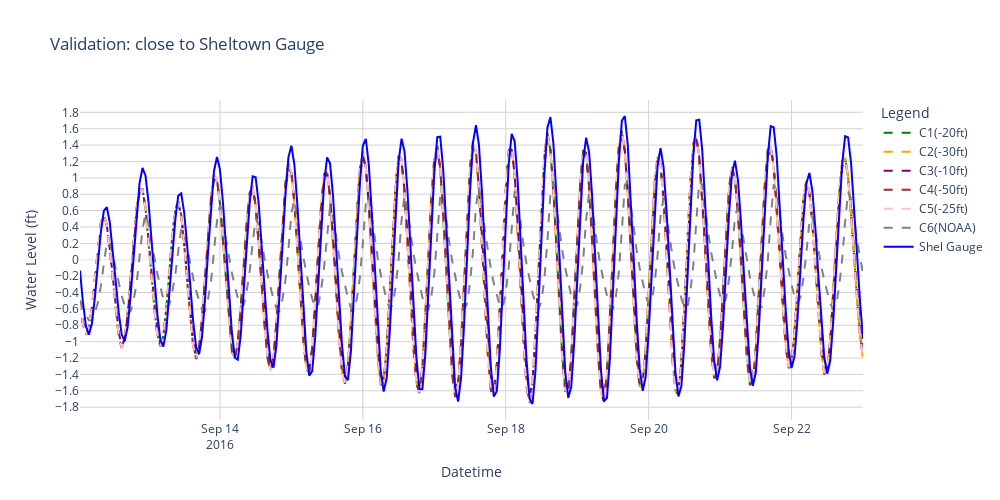

Write notebook code for a chart like this one.
### Code cell
import plotly.graph_objs as go

fig = go.Figure()

fig.add_trace(go.Scatter(
    x=df_merged['Datetime'], y=df_merged['C1'],
    mode='lines', name='C1(-20ft)', line=dict(dash='dash', color='green')
))
fig.add_trace(go.Scatter(
    x=df_merged['Datetime'], y=df_merged['C2'],
    mode='lines', name='C2(-30ft)', line=dict(dash='dash', color='orange')
))
fig.add_trace(go.Scatter(
    x=df_merged['Datetime'], y=df_merged['C3'],
    mode='lines', name='C3(-10ft)', line=dict(dash='dash', color='purple')
))
fig.add_trace(go.Scatter(
    x=df_merged['Datetime'], y=df_merged['C4'],
    mode='lines', name='C4(-50ft)', line=dict(dash='dash', color='brown')
))
fig.add_trace(go.Scatter(
    x=df_merged['Datetime'], y=df_merged['C5'],
    mode='lines', name='C5(-25ft)', line=dict(dash='dash', color='pink')
))
fig.add_trace(go.Scatter(
    x=df_merged['Datetime'], y=df_merged['C6'],
    mode='lines', name='C6(NOAA)', line=dict(dash='dash', color='grey')
))
fig.add_trace(go.Scatter(
    x=df_merged['Datetime'], y=df_merged['WaterLevel_ft'],
    mode='lines', name='Shel Gauge', line=dict(dash='solid', color='blue')
))

fig.update_layout(
    title="Validation: close to Sheltown Gauge",
    xaxis_title="Datetime",
    yaxis_title="Water Level (ft)",
    legend_title="Legend",
    height=500,
    width=1000,
    yaxis=dict(dtick=0.2, gridcolor='lightgrey'),
    xaxis=dict(showgrid=True, gridcolor='lightgrey'),
    template='plotly_white'
)

fig.show()

### Figure 1 — Plotly figure (JSON) as saved in the notebook; plotly's stock layout.template omitted (floating-point values rounded to 4 significant figures; data arrays with more than 128 entries replaced by an {"elided": "..."} marker saying what was removed)
{"data": [{"line": {"color": "green", "dash": "dash"}, "mode": "lines", "name": "C1(-20ft)", "type": "scatter", "x": {"elided": "264 str values"}, "y": {"elided": "264 float values"}}, {"line": {"color": "orange", "dash": "dash"}, "mode": "lines", "name": "C2(-30ft)", "type": "scatter", "x": {"elided": "264 str values"}, "y": {"elided": "264 float values"}}, {"line": {"color": "purple", "dash": "dash"}, "mode": "lines", "name": "C3(-10ft)", "type": "scatter", "x": {"elided": "264 str values"}, "y": {"elided": "264 float values"}}, {"line": {"color": "brown", "dash": "dash"}, "mode": "lines", "name": "C4(-50ft)", "type": "scatter", "x": {"elided": "264 str values"}, "y": {"elided": "264 float values"}}, {"line": {"color": "pink", "dash": "dash"}, "mode": "lines", "name": "C5(-25ft)", "type": "scatter", "x": {"elided": "264 str values"}, "y": {"elided": "264 float values"}}, {"line": {"color": "grey", "dash": "dash"}, "mode": "lines", "name": "C6(NOAA)", "type": "scatter", "x": {"elided": "264 str values"}, "y": {"elided": "264 float values"}}, {"line": {"color": "blue", "dash": "solid"}, "mode": "lines", "name": "Shel Gauge", "type": "scatter", "x": {"elided": "264 str values"}, "y": {"elided": "264 float values"}}], "layout": {"height": 500, "legend": {"title": {"text": "Legend"}}, "title": {"text": "Validation: close to Sheltown Gauge"}, "width": 1000, "xaxis": {"gridcolor": "lightgrey", "showgrid": true, "title": {"text": "Datetime"}}, "yaxis": {"dtick": 0.2, "gridcolor": "lightgrey", "title": {"text": "Water Level (ft)"}}}}
